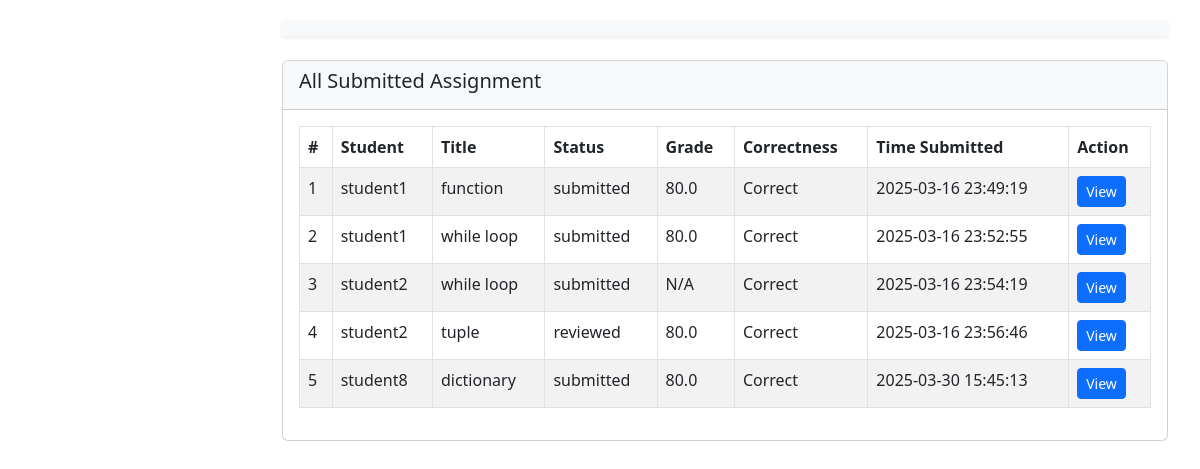
Page /evaluation-list/ on the committed database.
### sorting_feedback/models.py (models this page shows, shortened)
class Evaluation(models.Model):
    title = models.CharField(max_length=255)
    student = models.ForeignKey(User, on_delete=models.CASCADE, related_name='evaluations')
    student_code = models.TextField(blank=True, null=True)  # Store code as text
    submission_file = models.FileField(upload_to='submissions/', blank=True, null=True)  # Store file uploads
    feedback = models.TextField()
    tutor_feedback = models.TextField(
        null=True,
        blank=True,
        help_text="Tutor specific feedback for the submission."
    )
    correctness = models.BooleanField(default=False)
    time_complexity = models.CharField(max_length=50, default="Unknown")
    grade = models.FloatField(null=True, blank=True)
    status = models.CharField(max_length=50, choices=[('submitted', 'Submitted'), ('reviewed', 'Reviewed')], default='submitted')
    plagiarism_score = models.FloatField(default=0.0, help_text="Plagiarism percentage score.")
    is_plagiarized = models.BooleanField(default=False, help_text="Indicates if plagiarism is detected.")
    created_at = models.DateTimeField(auto_now_add=True)

### sorting_feedback/views.py (the view)
# urls.py: path('evaluation-list/', evaluations_list, name='evaluations_list'),
def evaluations_list(request):
    evaluations = Evaluation.objects.all()
    context = {
        'evaluations': evaluations
    }
    return render(request, 'evaluations_list.html', context)

### templates/evaluations_list.html (shortened to what this page needs)
<!DOCTYPE html>
<html lang="en">
<head>
    <link href="https://cdn.jsdelivr.net/npm/bootstrap@5.3.0-alpha1/dist/css/bootstrap.min.css" rel="stylesheet">
</head>
<body>
<div class="main-content">
    <div class="container-fluid">
        <nav class="navbar navbar-expand-lg navbar-light bg-light shadow-sm">
        </nav>
        <div class="card">
            <div class="card-header bg-light">
                <h5>All Submitted Assignment</h5>
            </div>
            <div class="card-body table-responsive">
                <table class="table table-striped table-bordered">
                    <thead>
                        <tr>
                            <th>#</th>
                            <th>Student</th>
                            <th>Title</th>
                            <th>Status</th>
                            <th>Grade</th>
                            <th>Correctness</th>
                            <th>Time Submitted</th>
                            <th>Action</th>
                        </tr>
                    </thead>
                    <tbody>
                        {% for evaluation in evaluations %}
                        <tr>
                            <td>{{ forloop.counter }}</td>
                            <td>{{ evaluation.student.username }}</td>
                            <td>{{ evaluation.title }}</td>
                            <td>{{ evaluation.status }}</td>
                            <td>{{ evaluation.grade|default:"N/A" }}</td>
                            <td>{{ evaluation.correctness|yesno:"Correct,Incorrect" }}</td>
                            <td>{{ evaluation.created_at|date:"Y-m-d H:i:s" }}</td>
                             <td><a href="{% url 'admin:sorting_feedback_evaluation_change' evaluation.id %}" class="btn btn-primary btn-sm">View</a></td>
                        </tr>
                        {% empty %}
                        <tr>
                            <td colspan="7" class="text-center">No evaluations have been submitted yet.</td>
                        </tr>
                        {% endfor %}
                    </tbody>
                </table>
            </div>
        </div>
    </div>
</div>
</body>
</html>

### templates/evaluations_list.html (style rules this page uses)
body { display: flex; height: 100vh; }
.main-content { padding: 20px; width: 100%; }
.card { margin-bottom: 20px; }
@media (min-width: 1024px) { .main-content { margin-left: 250px; } }

### rows in the picture
Evaluation: student.username "student1", title "function", status "submitted", grade "80.0", correctness "Correct", created_at "2025-03-16 23:49:19"
Evaluation: student.username "student1", title "while loop", status "submitted", grade "80.0", correctness "Correct", created_at "2025-03-16 23:52:55"
Evaluation: student.username "student2", title "while loop", status "submitted", grade "N/A", correctness "Correct", created_at "2025-03-16 23:54:19"
Evaluation: student.username "student2", title "tuple", status "reviewed", grade "80.0", correctness "Correct", created_at "2025-03-16 23:56:46"
Evaluation: student.username "student8", title "dictionary", status "submitted", grade "80.0", correctness "Correct", created_at "2025-03-30 15:45:13"
